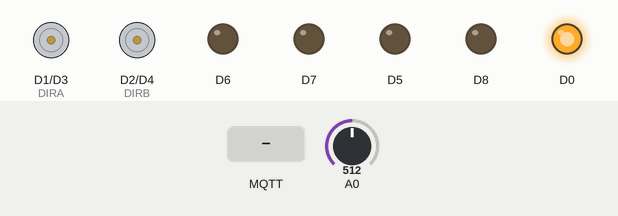
Recording of a sketch running on a simulated ESP8266 (NodeMCU). Parts: direction and speed pins drawn as motors (green arrow = direction pin HIGH = forward, orange = LOW = backward, longer = more drive), output pins drawn as LEDs (lit = HIGH). Inputs (shaded band) come from the test bench; at power-on: A0 = 512. WiFi joins after 1.5 s; servers stay silent unless stated; random numbers use the default seed unless the sketch sets one; no MQTT or app messages arrive unless stated; what the sketch prints to the serial monitor is not drawn.

Above: at 2.7 s.
2.8 s: MQTT message "Connect" arrives on the first subscribed topic
At 3.3 s:
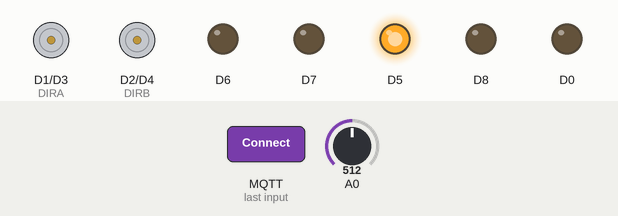
4.3 s: MQTT message "1" arrives on the first subscribed topic
At 5.5 s:
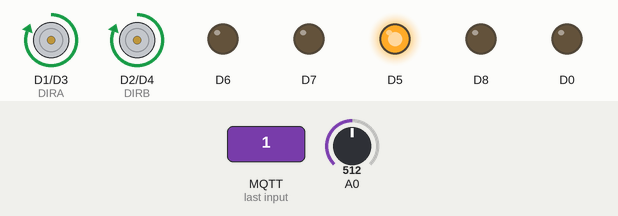
5.8 s: MQTT message "on" arrives on the first subscribed topic
At 6.8 s:
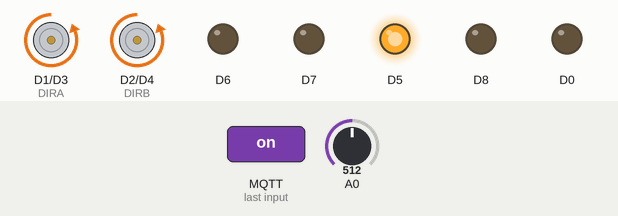
Timing chart, 0 to 8.8 s (numbered marks = the images above; inputs shaded):
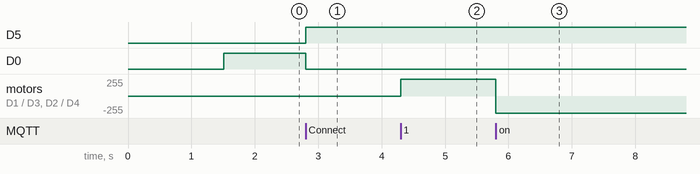

Measured:
- after the input at 2.8 s, D5: LOW → HIGH at once; D0: HIGH → LOW at once
- after the input at 4.3 s, motor on D1 (DIRA) / D3 (PWMA), motor on D2 (DIRB) / D4 (PWMB): stopped → forward 255/255 at once
- after the input at 5.8 s, motor on D1 (DIRA) / D3 (PWMA), motor on D2 (DIRB) / D4 (PWMB): forward 255/255 → backward 255/255 at once

The sketch:

Recieve.ino
```cpp
#include <ESP8266WiFi.h>
#include <PubSubClient.h>

void function(String payloadStr);
// Update these with values suitable for your network.

const char* ssid = "....";
const char* password = "....";
const char* mqtt_server = "broker.mqttdashboard.com";

#define DIRA 5 // D1
#define PWMA 0 // D3
#define DIRB 4 // D2
#define PWMB 2 // D4

WiFiClient espClient;
PubSubClient client(espClient);

char clientID[15];
char destinationTopic[] = "....";
int signals;
void callback(char* topic, byte* payload, unsigned int length) {
  String payloadStr = String();
  String topicStr = String(topic);

  // Convert byte to String
  for (int i = 0; i < length; i++) {
    payloadStr += (char)payload[i];
  }

  //Serial.print("Message arrived [");
  //Serial.print(topicStr);
  //Serial.print("] : ");
  Serial.println(payloadStr);
  function(payloadStr);


}

void setup_wifi() {
  delay(10);
  // We start by connecting to a WiFi network
  Serial.println();
  Serial.print("Connecting to ");
  Serial.println(ssid);

  WiFi.begin(ssid, password);

  while (WiFi.status() != WL_CONNECTED) {
    delay(500);
    Serial.print(".");
  }

  randomSeed(micros());

  Serial.println("");
  Serial.println("WiFi connected");
  Serial.println("IP address: ");
  Serial.println(WiFi.localIP());
}

void reconnect() {
  // Loop until we're reconnected
  while (!client.connected()) {
    Serial.print("Attempting MQTT connection...");
    // Attempt to connect
    String clientId = ".....";
    clientId += String(random(0xffff), HEX);
    if (client.connect(clientId.c_str())) {
      Serial.println("connected");
      // Once connected, publish an announcement...
      client.publish(destinationTopic, "hello, world");
      // Subscribing...
      client.subscribe(destinationTopic);
    } else {
      Serial.print("failed, rc=");
      Serial.print(client.state());
      Serial.println(" try again in 5 seconds");
      // Wait 5 seconds before retrying
      delay(1000);
    }
  }
}

void setup() {
  Serial.begin(115200);
  setup_wifi();
  client.setServer(mqtt_server, 1883);
  client.setCallback(callback);
  pinMode(DIRA, OUTPUT); // D1
  pinMode(PWMA, OUTPUT); // D3
  pinMode(DIRB, OUTPUT); // D2
  pinMode(PWMB, OUTPUT); // D4
  pinMode(D0, OUTPUT);
  pinMode(D5, OUTPUT);
  pinMode(D6, OUTPUT);
  pinMode(D7, OUTPUT);
  pinMode(D8, OUTPUT);
  digitalWrite(D0, HIGH);
  digitalWrite(D5, LOW);
}

void loop() {

  if (!client.connected()) {
    reconnect();
  }
  client.loop();
}
void function(String payloadStr){

  if (payloadStr == "Connect" || payloadStr[0] == '1' || payloadStr[0] == '0'){ // status LED
    digitalWrite(D0, LOW);
    digitalWrite(D5, HIGH);
  }

  int sensorValue = analogRead(A0);
  if(sensorValue >= 700){
    digitalWrite(D6, HIGH);
  }
  else {
    digitalWrite(D6, LOW);
  // MOTOR A = LEFT MOTOR
  // MOTOR B = RIGHT MOTOR
  } // Forward
  if (payloadStr[0] == '1'){
    if (payloadStr[2] == '1'){ // Turn Left
      analogWrite(PWMB, 1023);
      digitalWrite(DIRB, 1);
      digitalWrite(DIRA, 0);
      digitalWrite(D7, HIGH);
      digitalWrite(D8, LOW);
    }
    else if (payloadStr[3] == '1'){ // Turn Right
      analogWrite(PWMA, 1023);
      digitalWrite(DIRA, 1);
      digitalWrite(DIRB, 0);
      digitalWrite(D8, HIGH);
      digitalWrite(D7, LOW);
    }
    else{ // Forward
      analogWrite(PWMA, 1023);
      digitalWrite(DIRA, 1);
      analogWrite(PWMB, 1023);
      digitalWrite(DIRB, 1);
      digitalWrite(D7, LOW);
      digitalWrite(D8, LOW);
    }
  } // BACK
  else if (payloadStr[1] == '1'){ // Turn LEFT
    if (payloadStr[2] == '1'){
      analogWrite(PWMB, 0);
      digitalWrite(DIRB, 1);
      digitalWrite(DIRA, 0);
    }
    else if (payloadStr[3] == '1'){ // Turn Right
      analogWrite(PWMA, 0);
      digitalWrite(DIRA, 1);
      digitalWrite(DIRB, 0);
    }
    else{ // Backward
      analogWrite(PWMA, 0);
      digitalWrite(DIRA, 1);
      analogWrite(PWMB, 0);
      digitalWrite(DIRB, 1);
    }
  }  // Rotate LEFT
  else if (payloadStr[2] == '1'){
    analogWrite(PWMB, 1023);
    digitalWrite(DIRB, 1);
    analogWrite(PWMA, 0);
    digitalWrite(DIRA, 1);
  } // Rotate RIGHT
  else if (payloadStr[3] == '1'){
    analogWrite(PWMA, 1023);
    digitalWrite(DIRA, 1);
    analogWrite(PWMB, 0);
    digitalWrite(DIRB, 1);
  }
  else { // STOP
    digitalWrite(DIRA, 0);
    digitalWrite(DIRB, 0);
    digitalWrite(D7, LOW);
    digitalWrite(D8, LOW);
  }
}
```
